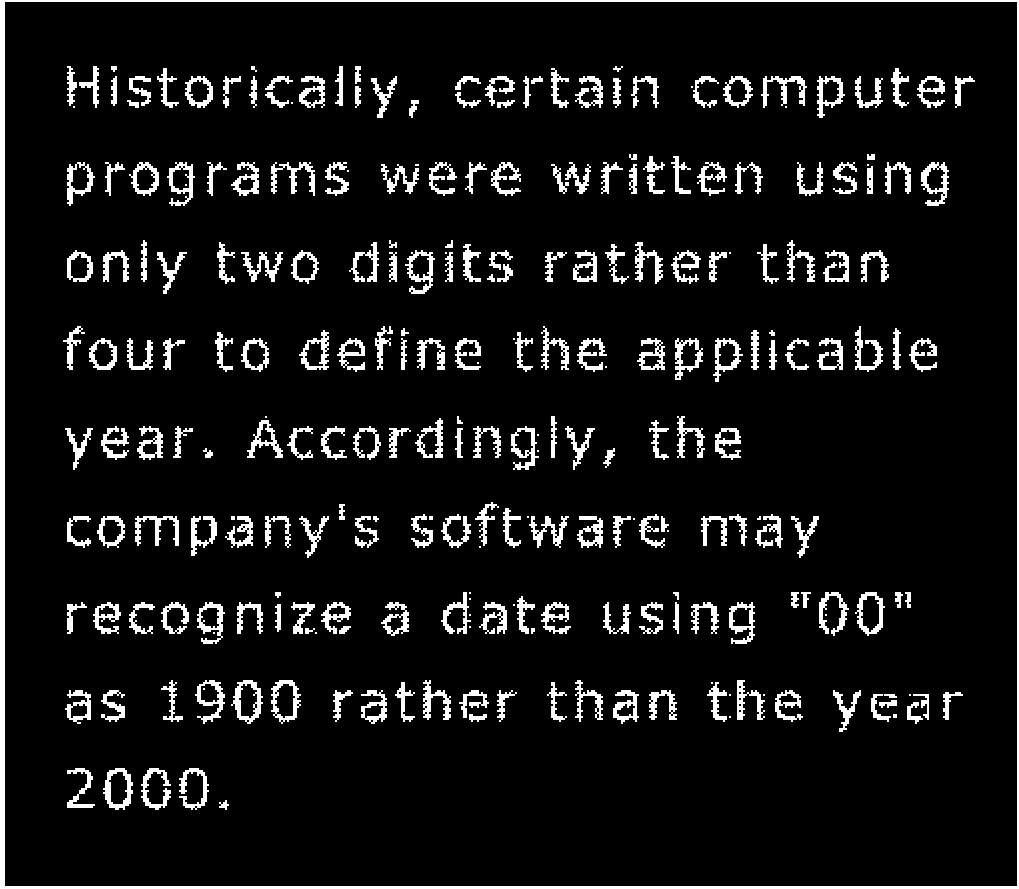
%> input picture Lab4-Morphology-main/Lab4-Morphology-main/assets/text-broken.tif, 1019 x 889 px
$ octave task1.m   (GNU Octave 9; MATLAB toolbox functions it lacks are replaced by stand-ins)
%> lines starting %> are read from the running program, lines starting %| are printed output that depends on the picture; in (x1, y1, x2, y2) boxes, pixels count from 0 and x2, y2 are one past the last pixel; in counts of white or black regions, pixels touching at a corner belong together; the program's own positions count from 1
A = imread('assets/text-broken.tif');
%> A: size 889x1019 logical; 8.3% white; 266 white regions (38 under 20 px), largest, box (x1, y1, x2, y2) and area: (0, 0, 1019, 889) 11283, (231, 680, 263, 724) 536, (921, 162, 949, 206) 524
B1 = [0 1 0;
     1 1 1;
     0 1 0];    % create structuring element
B2 = ones(3,3);     % generate a 3x3 matrix of 1's
Bx = [1 0 1;
      0 1 0;
      1 0 1]; %Try to make the SE diagonal cross
A1 = imdilate(A, B1);
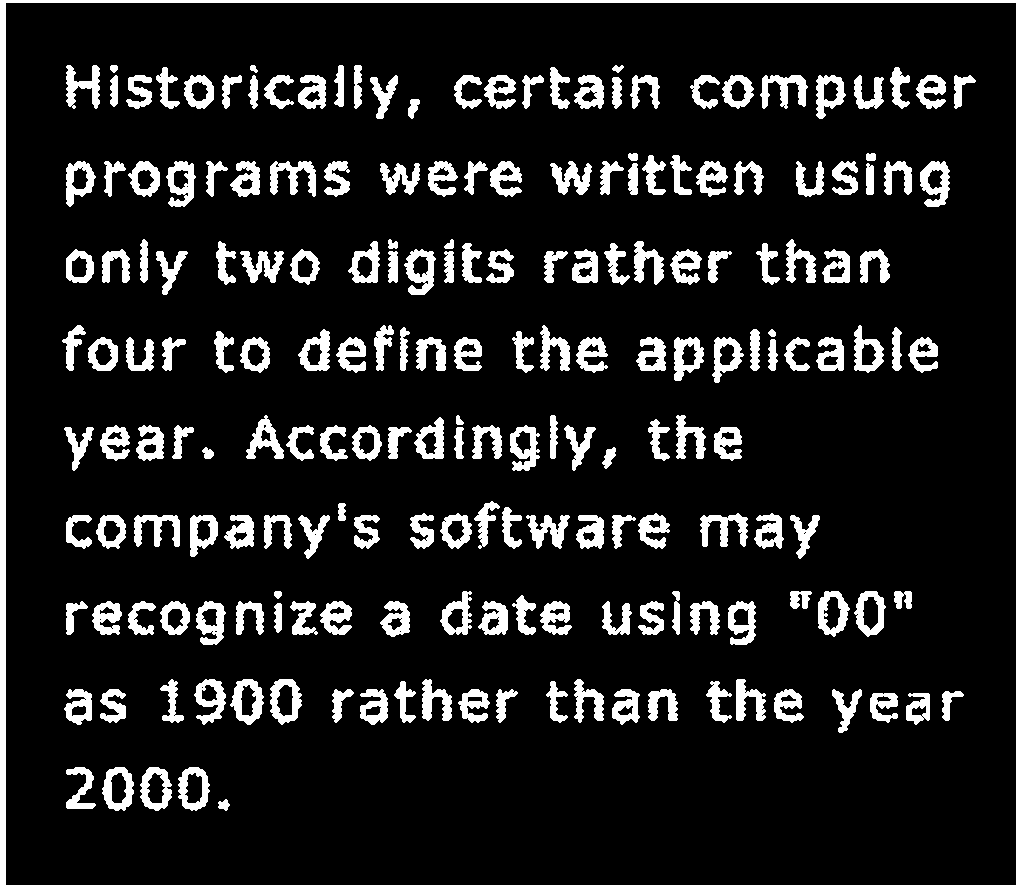
%> A1: size 889x1019 logical; 12.7% white; 202 white regions, largest, box (x1, y1, x2, y2) and area: (0, 0, 1019, 889) 15071, (270, 161, 316, 197) 838, (760, 75, 808, 109) 815
A2 = imdilate(A, B2);
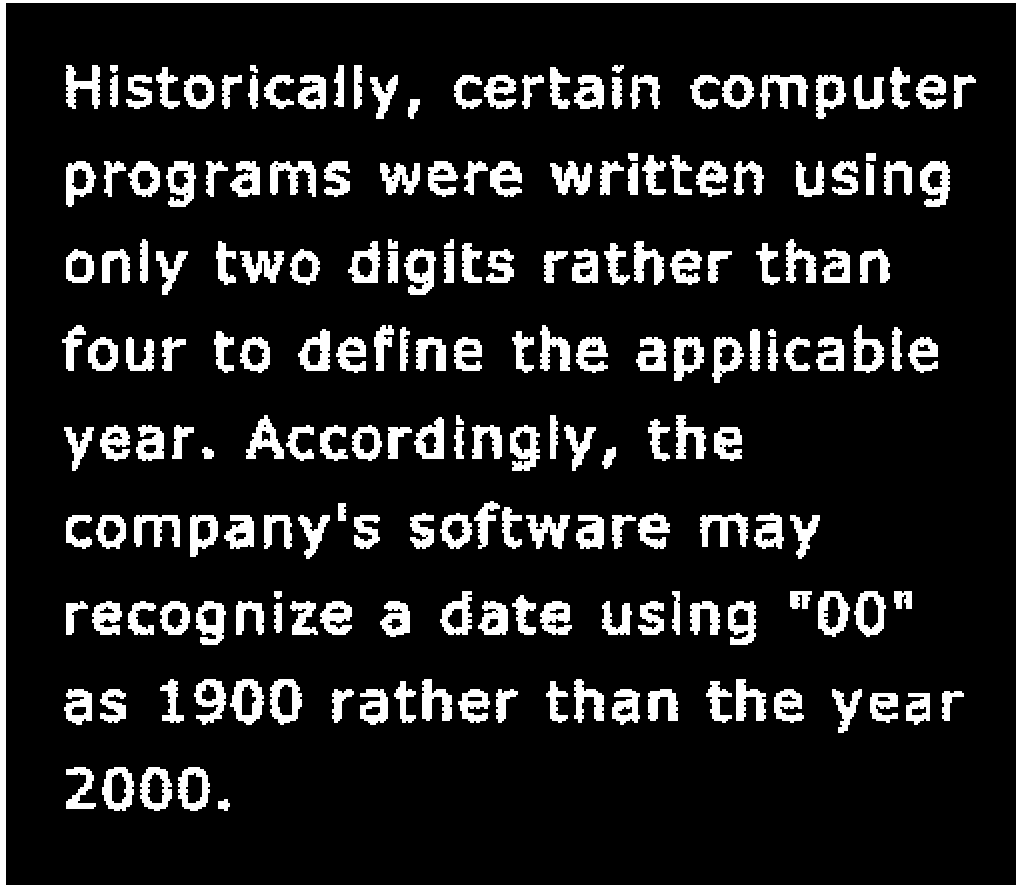
%> A2: size 889x1019 logical; 13.6% white; 202 white regions, largest, box (x1, y1, x2, y2) and area: (0, 0, 1019, 889) 15071, (270, 161, 316, 197) 904, (760, 75, 808, 109) 868
A3 = imdilate(A, Bx);
A4 = imdilate(A1, B1);%dilate twice
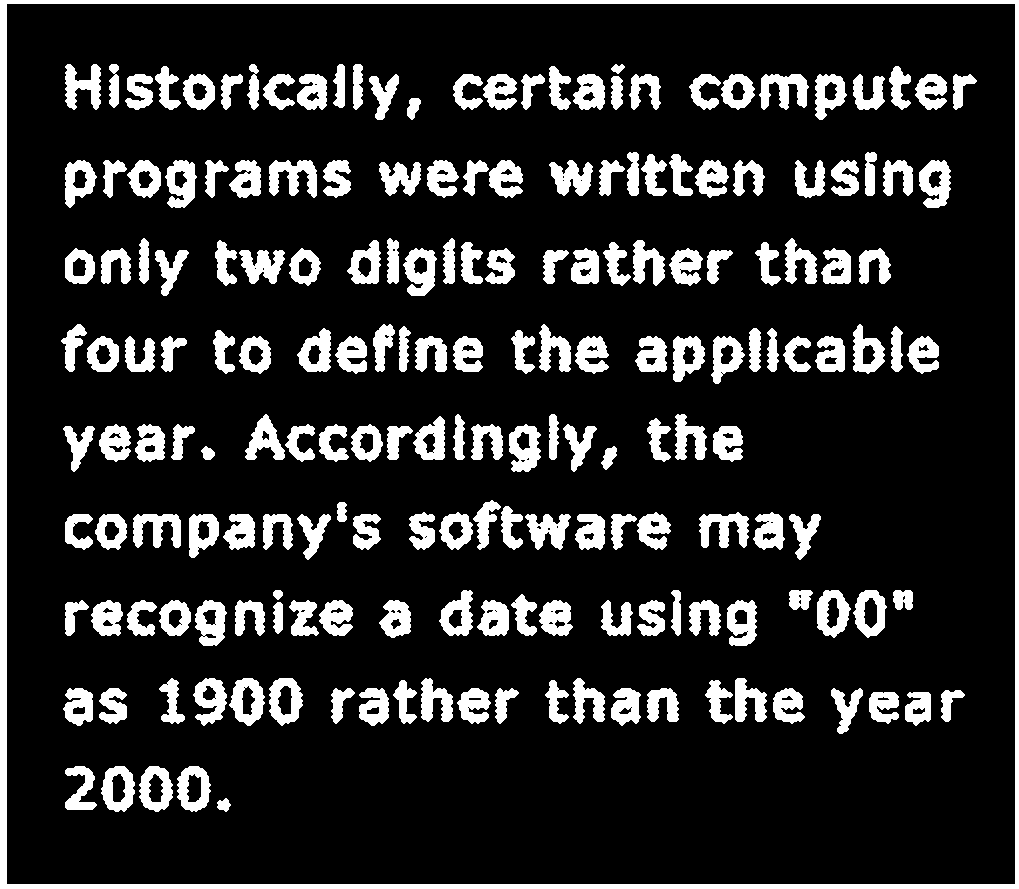
%> A4: size 889x1019 logical; 16.3% white; 194 white regions, largest, box (x1, y1, x2, y2) and area: (0, 0, 1019, 889) 18851, (269, 160, 317, 198) 1087, (759, 74, 809, 110) 1052
montage({A,A1,A2,A3},'Size', [1 4])
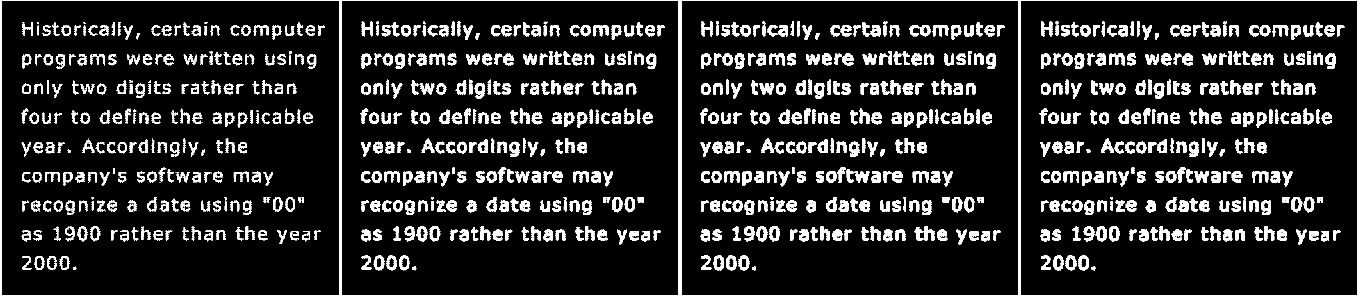
%> displayed picture: size 889x4076 logical (shown at 1/3 size); 12% white; 869 white regions (38 under 20 px), largest, box (x1, y1, x2, y2) and area: (0, 0, 4076, 889) 56496, (2308, 161, 2354, 197) 904, (3327, 161, 3373, 197) 904
%montage({A1,A4})

$ run again, with Lab4-Morphology-main/Lab4-Morphology-main/assets/fingerprint-noisy.tif copied over Lab4-Morphology-main/Lab4-Morphology-main/assets/text-broken.tif
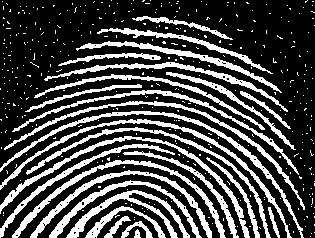
%> input picture Lab4-Morphology-main/Lab4-Morphology-main/assets/fingerprint-noisy.tif, 315 x 238 px
%> A: size 238x315 logical; 28.5% white; 414 white regions (387 under 20 px), largest, box (x1, y1, x2, y2) and area: (0, 111, 304, 238) 1388, (0, 136, 250, 238) 1372, (0, 119, 292, 238) 1337
%> A1: size 238x315 logical; 44.6% white; 278 white regions (248 under 20 px), largest, box (x1, y1, x2, y2) and area: (0, 96, 306, 238) 10524, (11, 71, 303, 180) 3789, (48, 179, 203, 238) 3651
%> A2: size 238x315 logical; 51.9% white; 51 black regions (12 under 20 px), largest, box (x1, y1, x2, y2) and area: (0, 0, 315, 238) 25299, (20, 165, 219, 238) 1075, (0, 140, 205, 227) 882
%> A3: size 238x315 logical; 50.2% white; 49 black regions (21 under 20 px), largest, box (x1, y1, x2, y2) and area: (0, 0, 315, 238) 26621, (0, 140, 243, 238) 1155, (20, 165, 219, 238) 1084
%> `A4 = imdilate(A1, B1);`:
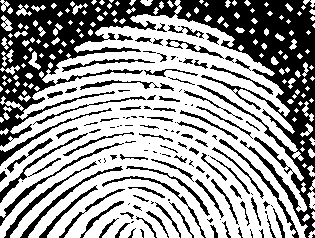
%> A4: size 238x315 logical; 61.2% white; 143 black regions (56 under 20 px), largest, box (x1, y1, x2, y2) and area: (0, 0, 315, 238) 18886, (0, 143, 124, 226) 493, (20, 166, 123, 238) 485
%> `montage({A,A1,A2,A3},'Size', [1 4])`:
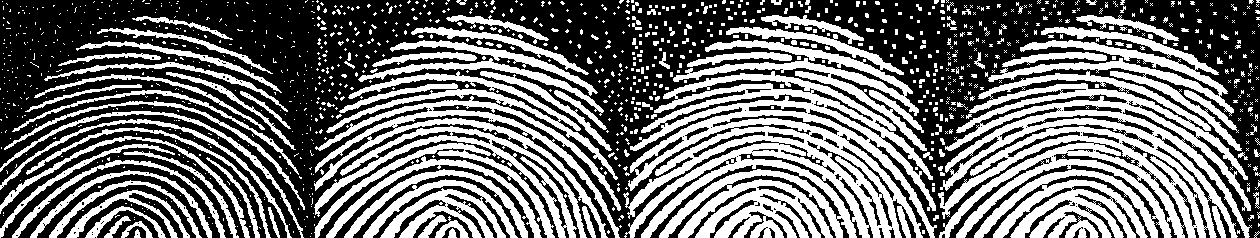
%> displayed picture: size 238x1260 logical; 43.8% white; 1127 white regions (994 under 20 px), largest, box (x1, y1, x2, y2) and area: (623, 71, 937, 238) 28109, (938, 71, 1252, 238) 27820, (314, 96, 621, 238) 10528
